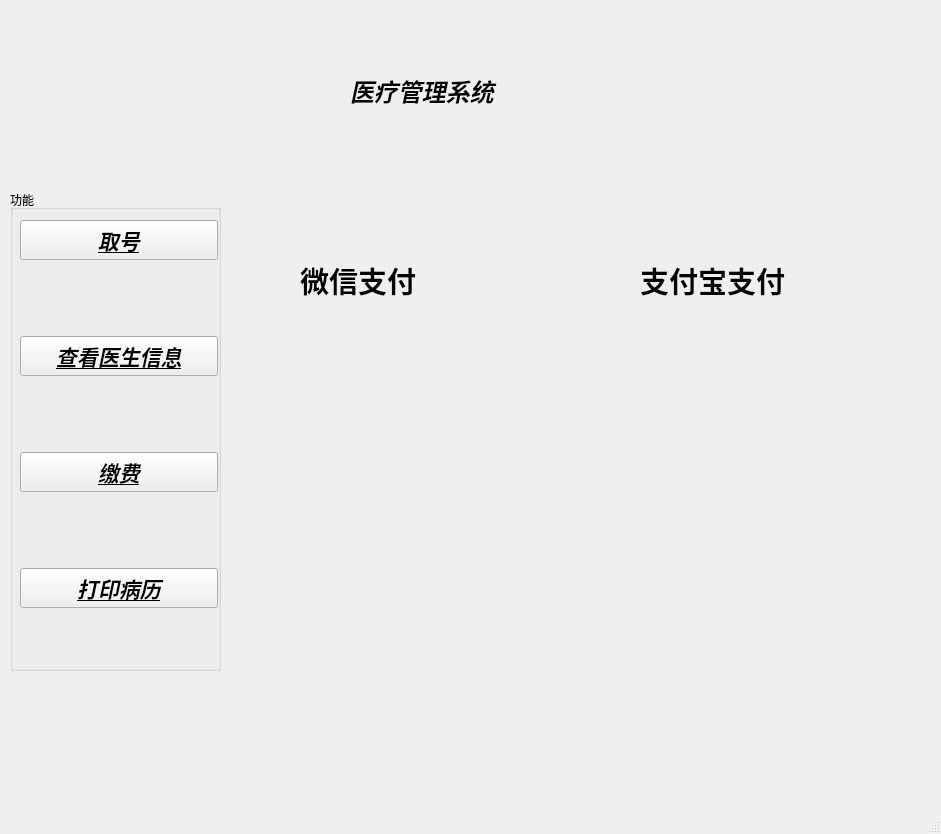
<?xml version="1.0" encoding="UTF-8"?>
<ui version="4.0">
 <class>MainWindow</class>
 <widget class="QMainWindow" name="MainWindow">
  <property name="geometry">
   <rect>
    <x>0</x>
    <y>0</y>
    <width>941</width>
    <height>834</height>
   </rect>
  </property>
  <property name="windowTitle">
   <string>MainWindow</string>
  </property>
  <widget class="QWidget" name="centralwidget">
   <widget class="QGroupBox" name="groupBox">
    <property name="geometry">
     <rect>
      <x>10</x>
      <y>190</y>
      <width>211</width>
      <height>481</height>
     </rect>
    </property>
    <property name="title">
     <string>功能</string>
    </property>
   </widget>
   <widget class="QLabel" name="label">
    <property name="geometry">
     <rect>
      <x>350</x>
      <y>70</y>
      <width>241</width>
      <height>41</height>
     </rect>
    </property>
    <property name="font">
     <font>
      <family>Adobe Arabic</family>
      <pointsize>18</pointsize>
      <weight>75</weight>
      <italic>true</italic>
      <bold>true</bold>
     </font>
    </property>
    <property name="text">
     <string>医疗管理系统</string>
    </property>
   </widget>
   <widget class="QWidget" name="verticalLayoutWidget">
    <property name="geometry">
     <rect>
      <x>20</x>
      <y>150</y>
      <width>198</width>
      <height>531</height>
     </rect>
    </property>
    <layout class="QVBoxLayout" name="verticalLayout">
     <item>
      <widget class="QPushButton" name="pushButton_01">
       <property name="font">
        <font>
         <family>Adobe Arabic</family>
         <pointsize>16</pointsize>
         <weight>75</weight>
         <italic>true</italic>
         <bold>true</bold>
         <underline>true</underline>
        </font>
       </property>
       <property name="text">
        <string>取号</string>
       </property>
      </widget>
     </item>
     <item>
      <widget class="QPushButton" name="pushButton_02">
       <property name="font">
        <font>
         <family>Adobe Arabic</family>
         <pointsize>16</pointsize>
         <weight>75</weight>
         <italic>true</italic>
         <bold>true</bold>
         <underline>true</underline>
        </font>
       </property>
       <property name="text">
        <string>查看医生信息</string>
       </property>
      </widget>
     </item>
     <item>
      <widget class="QPushButton" name="pushButton_03">
       <property name="font">
        <font>
         <family>Adobe Arabic</family>
         <pointsize>16</pointsize>
         <weight>75</weight>
         <italic>true</italic>
         <bold>true</bold>
         <underline>true</underline>
        </font>
       </property>
       <property name="text">
        <string>缴费</string>
       </property>
      </widget>
     </item>
     <item>
      <widget class="QPushButton" name="pushButton_04">
       <property name="font">
        <font>
         <family>Adobe Arabic</family>
         <pointsize>16</pointsize>
         <weight>75</weight>
         <italic>true</italic>
         <bold>true</bold>
         <underline>true</underline>
        </font>
       </property>
       <property name="text">
        <string>打印病历</string>
       </property>
      </widget>
     </item>
    </layout>
   </widget>
   <widget class="QStackedWidget" name="stackedWidget">
    <property name="geometry">
     <rect>
      <x>260</x>
      <y>160</y>
      <width>621</width>
      <height>511</height>
     </rect>
    </property>
    <property name="currentIndex">
     <number>1</number>
    </property>
    <widget class="QWidget" name="page_4">
     <widget class="QLabel" name="label_23">
      <property name="geometry">
       <rect>
        <x>30</x>
        <y>110</y>
        <width>161</width>
        <height>41</height>
       </rect>
      </property>
      <property name="font">
       <font>
        <family>Adobe Arabic</family>
        <pointsize>16</pointsize>
        <weight>75</weight>
        <italic>true</italic>
        <bold>true</bold>
       </font>
      </property>
      <property name="text">
       <string>姓名：</string>
      </property>
     </widget>
     <widget class="QLabel" name="label_22">
      <property name="geometry">
       <rect>
        <x>30</x>
        <y>70</y>
        <width>161</width>
        <height>41</height>
       </rect>
      </property>
      <property name="font">
       <font>
        <family>Adobe Arabic</family>
        <pointsize>16</pointsize>
        <weight>75</weight>
        <italic>true</italic>
        <bold>true</bold>
       </font>
      </property>
      <property name="text">
       <string>输入病历号：</string>
      </property>
     </widget>
     <widget class="QPushButton" name="pushButton_9">
      <property name="geometry">
       <rect>
        <x>502</x>
        <y>107</y>
        <width>101</width>
        <height>41</height>
       </rect>
      </property>
      <property name="font">
       <font>
        <family>Adobe Arabic</family>
        <pointsize>14</pointsize>
        <weight>50</weight>
        <italic>false</italic>
        <bold>false</bold>
       </font>
      </property>
      <property name="text">
       <string>打印</string>
      </property>
     </widget>
     <widget class="QTextBrowser" name="textBrowser_11">
      <property name="geometry">
       <rect>
        <x>55</x>
        <y>201</y>
        <width>521</width>
        <height>291</height>
       </rect>
      </property>
     </widget>
     <widget class="QTextEdit" name="textEdit_12">
      <property name="geometry">
       <rect>
        <x>200</x>
        <y>120</y>
        <width>250</width>
        <height>30</height>
       </rect>
      </property>
     </widget>
     <widget class="QTextEdit" name="textEdit_7">
      <property name="geometry">
       <rect>
        <x>200</x>
        <y>70</y>
        <width>250</width>
        <height>30</height>
       </rect>
      </property>
     </widget>
    </widget>
    <widget class="QWidget" name="page_3">
     <widget class="QLabel" name="label_21">
      <property name="geometry">
       <rect>
        <x>380</x>
        <y>90</y>
        <width>211</width>
        <height>61</height>
       </rect>
      </property>
      <property name="font">
       <font>
        <family>Adobe Arabic</family>
        <pointsize>22</pointsize>
        <weight>75</weight>
        <bold>true</bold>
       </font>
      </property>
      <property name="text">
       <string>支付宝支付</string>
      </property>
     </widget>
     <widget class="QLabel" name="label_20">
      <property name="geometry">
       <rect>
        <x>40</x>
        <y>90</y>
        <width>181</width>
        <height>61</height>
       </rect>
      </property>
      <property name="font">
       <font>
        <family>Adobe Arabic</family>
        <pointsize>22</pointsize>
        <weight>75</weight>
        <bold>true</bold>
       </font>
      </property>
      <property name="text">
       <string>微信支付</string>
      </property>
     </widget>
     <widget class="QLabel" name="label_3">
      <property name="geometry">
       <rect>
        <x>350</x>
        <y>200</y>
        <width>250</width>
        <height>250</height>
       </rect>
      </property>
      <property name="styleSheet">
       <string notr="true">image: url(:/icon/vx);</string>
      </property>
      <property name="text">
       <string/>
      </property>
     </widget>
     <widget class="QLabel" name="label_4">
      <property name="geometry">
       <rect>
        <x>40</x>
        <y>200</y>
        <width>250</width>
        <height>250</height>
       </rect>
      </property>
      <property name="styleSheet">
       <string notr="true">image: url(:/icon/zfb);</string>
      </property>
      <property name="text">
       <string/>
      </property>
     </widget>
    </widget>
    <widget class="QWidget" name="page">
     <widget class="QPushButton" name="pushButton_5">
      <property name="geometry">
       <rect>
        <x>70</x>
        <y>430</y>
        <width>141</width>
        <height>51</height>
       </rect>
      </property>
      <property name="font">
       <font>
        <family>Adobe Arabic</family>
        <pointsize>20</pointsize>
        <weight>75</weight>
        <italic>true</italic>
        <bold>true</bold>
        <underline>true</underline>
       </font>
      </property>
      <property name="text">
       <string>提交</string>
      </property>
     </widget>
     <widget class="QTextBrowser" name="textBrowser_3">
      <property name="geometry">
       <rect>
        <x>140</x>
        <y>280</y>
        <width>230</width>
        <height>30</height>
       </rect>
      </property>
     </widget>
     <widget class="QTextBrowser" name="textBrowser_5">
      <property name="geometry">
       <rect>
        <x>520</x>
        <y>340</y>
        <width>80</width>
        <height>30</height>
       </rect>
      </property>
     </widget>
     <widget class="QLabel" name="label_16">
      <property name="geometry">
       <rect>
        <x>10</x>
        <y>220</y>
        <width>121</width>
        <height>41</height>
       </rect>
      </property>
      <property name="font">
       <font>
        <family>Adobe Arabic</family>
        <pointsize>14</pointsize>
        <weight>75</weight>
        <bold>true</bold>
       </font>
      </property>
      <property name="text">
       <string>选择科室：</string>
      </property>
     </widget>
     <widget class="QComboBox" name="comboBox_4">
      <property name="geometry">
       <rect>
        <x>140</x>
        <y>220</y>
        <width>230</width>
        <height>30</height>
       </rect>
      </property>
     </widget>
     <widget class="QTextBrowser" name="textBrowser_4">
      <property name="geometry">
       <rect>
        <x>140</x>
        <y>340</y>
        <width>230</width>
        <height>30</height>
       </rect>
      </property>
     </widget>
     <widget class="QLabel" name="label_12">
      <property name="geometry">
       <rect>
        <x>10</x>
        <y>150</y>
        <width>121</width>
        <height>41</height>
       </rect>
      </property>
      <property name="font">
       <font>
        <family>Adobe Arabic</family>
        <pointsize>14</pointsize>
        <weight>75</weight>
        <bold>true</bold>
       </font>
      </property>
      <property name="text">
       <string>身份证号：</string>
      </property>
     </widget>
     <widget class="QPushButton" name="pushButton_6">
      <property name="geometry">
       <rect>
        <x>430</x>
        <y>430</y>
        <width>131</width>
        <height>51</height>
       </rect>
      </property>
      <property name="font">
       <font>
        <family>Adobe Arabic</family>
        <pointsize>20</pointsize>
        <weight>75</weight>
        <italic>true</italic>
        <bold>true</bold>
        <underline>true</underline>
       </font>
      </property>
      <property name="text">
       <string>取消</string>
      </property>
     </widget>
     <widget class="QLabel" name="label_13">
      <property name="geometry">
       <rect>
        <x>230</x>
        <y>80</y>
        <width>202</width>
        <height>29</height>
       </rect>
      </property>
      <property name="font">
       <font>
        <family>Adobe Arabic</family>
        <pointsize>14</pointsize>
        <weight>75</weight>
        <bold>true</bold>
       </font>
      </property>
      <property name="text">
       <string>性别：</string>
      </property>
     </widget>
     <widget class="QLabel" name="label_18">
      <property name="geometry">
       <rect>
        <x>10</x>
        <y>330</y>
        <width>121</width>
        <height>41</height>
       </rect>
      </property>
      <property name="font">
       <font>
        <family>Adobe Arabic</family>
        <pointsize>14</pointsize>
        <weight>75</weight>
        <bold>true</bold>
       </font>
      </property>
      <property name="text">
       <string>序号：</string>
      </property>
     </widget>
     <widget class="QLabel" name="label_14">
      <property name="geometry">
       <rect>
        <x>427</x>
        <y>90</y>
        <width>202</width>
        <height>29</height>
       </rect>
      </property>
      <property name="font">
       <font>
        <family>Adobe Arabic</family>
        <pointsize>14</pointsize>
        <weight>75</weight>
        <bold>true</bold>
       </font>
      </property>
      <property name="text">
       <string>年龄：</string>
      </property>
     </widget>
     <widget class="QLabel" name="label_11">
      <property name="geometry">
       <rect>
        <x>210</x>
        <y>20</y>
        <width>251</width>
        <height>41</height>
       </rect>
      </property>
      <property name="font">
       <font>
        <family>Adobe Arabic</family>
        <pointsize>20</pointsize>
        <weight>75</weight>
        <italic>true</italic>
        <bold>true</bold>
       </font>
      </property>
      <property name="text">
       <string>请完善基本信息</string>
      </property>
     </widget>
     <widget class="QLabel" name="label_19">
      <property name="geometry">
       <rect>
        <x>390</x>
        <y>330</y>
        <width>121</width>
        <height>41</height>
       </rect>
      </property>
      <property name="font">
       <font>
        <family>Adobe Arabic</family>
        <pointsize>14</pointsize>
        <weight>75</weight>
        <bold>true</bold>
       </font>
      </property>
      <property name="text">
       <string>前面人数：</string>
      </property>
     </widget>
     <widget class="QTextEdit" name="textEdit_6">
      <property name="geometry">
       <rect>
        <x>140</x>
        <y>150</y>
        <width>300</width>
        <height>30</height>
       </rect>
      </property>
     </widget>
     <widget class="QComboBox" name="comboBox_3">
      <property name="geometry">
       <rect>
        <x>510</x>
        <y>80</y>
        <width>91</width>
        <height>30</height>
       </rect>
      </property>
      <item>
       <property name="text">
        <string>男</string>
       </property>
      </item>
      <item>
       <property name="text">
        <string>女</string>
       </property>
      </item>
     </widget>
     <widget class="QLabel" name="label_17">
      <property name="geometry">
       <rect>
        <x>10</x>
        <y>270</y>
        <width>121</width>
        <height>41</height>
       </rect>
      </property>
      <property name="font">
       <font>
        <family>Adobe Arabic</family>
        <pointsize>14</pointsize>
        <weight>75</weight>
        <bold>true</bold>
       </font>
      </property>
      <property name="text">
       <string>病历号：</string>
      </property>
     </widget>
     <widget class="QTextEdit" name="textEdit_5">
      <property name="geometry">
       <rect>
        <x>310</x>
        <y>80</y>
        <width>80</width>
        <height>30</height>
       </rect>
      </property>
     </widget>
     <widget class="QTextEdit" name="textEdit_8">
      <property name="geometry">
       <rect>
        <x>120</x>
        <y>80</y>
        <width>80</width>
        <height>30</height>
       </rect>
      </property>
     </widget>
     <widget class="QLabel" name="label_24">
      <property name="geometry">
       <rect>
        <x>10</x>
        <y>80</y>
        <width>201</width>
        <height>29</height>
       </rect>
      </property>
      <property name="font">
       <font>
        <family>Adobe Arabic</family>
        <pointsize>14</pointsize>
        <weight>75</weight>
        <bold>true</bold>
       </font>
      </property>
      <property name="text">
       <string>姓名：</string>
      </property>
     </widget>
     <zorder>label_24</zorder>
     <zorder>label_13</zorder>
     <zorder>textEdit_5</zorder>
     <zorder>pushButton_5</zorder>
     <zorder>textBrowser_3</zorder>
     <zorder>textBrowser_5</zorder>
     <zorder>label_16</zorder>
     <zorder>comboBox_4</zorder>
     <zorder>textBrowser_4</zorder>
     <zorder>label_12</zorder>
     <zorder>pushButton_6</zorder>
     <zorder>label_18</zorder>
     <zorder>label_14</zorder>
     <zorder>label_11</zorder>
     <zorder>label_19</zorder>
     <zorder>textEdit_6</zorder>
     <zorder>comboBox_3</zorder>
     <zorder>label_17</zorder>
     <zorder>textEdit_8</zorder>
    </widget>
    <widget class="QWidget" name="page_2">
     <widget class="QTextBrowser" name="textBrowser_6">
      <property name="geometry">
       <rect>
        <x>310</x>
        <y>10</y>
        <width>300</width>
        <height>490</height>
       </rect>
      </property>
     </widget>
     <widget class="QListView" name="listView">
      <property name="geometry">
       <rect>
        <x>70</x>
        <y>10</y>
        <width>191</width>
        <height>490</height>
       </rect>
      </property>
     </widget>
    </widget>
   </widget>
  </widget>
  <widget class="QMenuBar" name="menubar">
   <property name="geometry">
    <rect>
     <x>0</x>
     <y>0</y>
     <width>941</width>
     <height>26</height>
    </rect>
   </property>
  </widget>
  <widget class="QStatusBar" name="statusbar"/>
 </widget>
 <resources>
  <include location="C:/Users/28356/Jian/mab.qrc"/>
 </resources>
 <connections/>
</ui>
